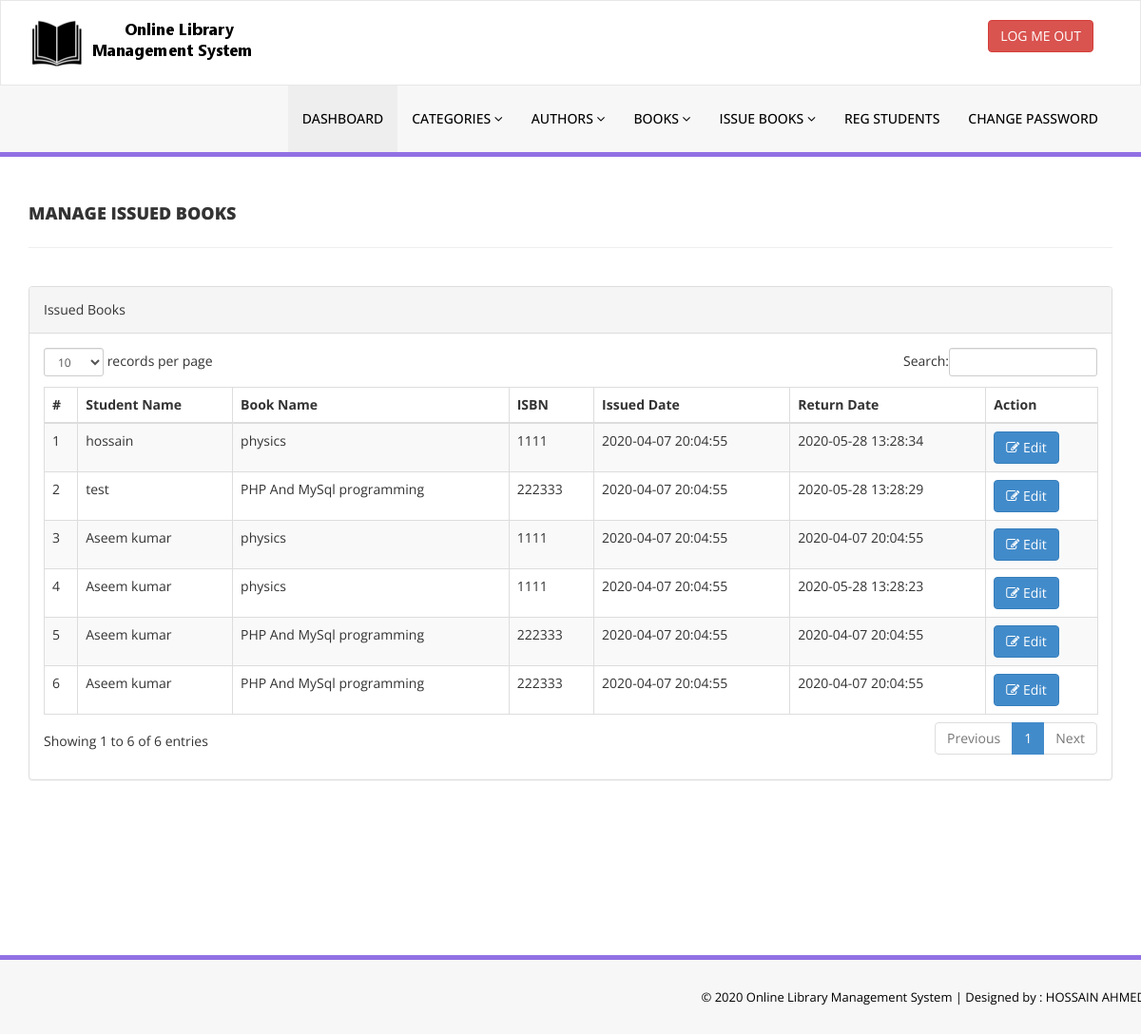
Screenshot of /admin/manage-issued-books.php (signed in) with the database file from the repository.
### tables this page shows
CREATE TABLE `tblissuedbookdetails` (
  `id` int(11) NOT NULL,
  `BookId` int(11) DEFAULT NULL,
  `StudentID` varchar(150) DEFAULT NULL,
  `IssuesDate` timestamp NULL DEFAULT current_timestamp(),
  `ReturnDate` timestamp NULL DEFAULT NULL ON UPDATE current_timestamp(),
  `RetrunStatus` int(1) DEFAULT NULL,
  `fine` int(11) DEFAULT NULL
);

CREATE TABLE `tblstudents` (
  `id` int(11) NOT NULL,
  `StudentId` varchar(100) DEFAULT NULL,
  `FullName` varchar(120) DEFAULT NULL,
  `EmailId` varchar(120) DEFAULT NULL,
  `MobileNumber` char(11) DEFAULT NULL,
  `Password` varchar(120) DEFAULT NULL,
  `Status` int(1) DEFAULT NULL,
  `RegDate` timestamp NULL DEFAULT current_timestamp(),
  `UpdationDate` timestamp NULL DEFAULT NULL ON UPDATE current_timestamp()
);

CREATE TABLE `tblbooks` (
  `id` int(11) NOT NULL,
  `BookName` varchar(255) DEFAULT NULL,
  `CatId` int(11) DEFAULT NULL,
  `AuthorId` int(11) DEFAULT NULL,
  `ISBNNumber` int(11) DEFAULT NULL,
  `BookPrice` int(11) DEFAULT NULL,
  `RegDate` timestamp NULL DEFAULT current_timestamp(),
  `UpdationDate` timestamp NULL DEFAULT NULL ON UPDATE current_timestamp()
);

### admin/manage-issued-books.php (the view, shortened to what this page needs)
<?php
include('includes/config.php');
if(strlen($_SESSION['alogin'])==0)
    {
header('location:index.php');
}
else{
    ?>
<!DOCTYPE html>
<html xmlns="http://www.w3.org/1999/xhtml">
<head>
    <link href="assets/css/bootstrap.css" rel="stylesheet" />
    <link href="assets/css/font-awesome.css" rel="stylesheet" />
    <link href="assets/js/dataTables/dataTables.bootstrap.css" rel="stylesheet" />
    <link href="assets/css/style.css" rel="stylesheet" />
</head>
<body>
<?php include('includes/header.php');?>
    <div class="content-wrapper">
         <div class="container">
        <div class="row pad-botm">
            <div class="col-md-12">
                <h4 class="header-line">Manage Issued Books</h4>
    </div>
     <div class="row">
</div>
        </div>
            <div class="row">
                <div class="col-md-12">
                    <div class="panel panel-default">
                        <div class="panel-heading">
                          Issued Books
                        </div>
                        <div class="panel-body">
                            <div class="table-responsive">
                                <table class="table table-striped table-bordered table-hover" id="dataTables-example">
                                    <thead>
                                        <tr>
                                            <th>#</th>
                                            <th>Student Name</th>
                                            <th>Book Name</th>
                                            <th>ISBN </th>
                                            <th>Issued Date</th>
                                            <th>Return Date</th>
                                            <th>Action</th>
                                        </tr>
                                    </thead>
                                    <tbody>
<?php $sql = "SELECT tblstudents.FullName,tblbooks.BookName,tblbooks.ISBNNumber,tblissuedbookdetails.IssuesDate,tblissuedbookdetails.ReturnDate,tblissuedbookdetails.id as rid from  tblissuedbookdetails join tblstudents on tblstudents.StudentId=tblissuedbookdetails.StudentId join tblbooks on tblbooks.id=tblissuedbookdetails.BookId order by tblissuedbookdetails.id desc";
$query = $dbh -> prepare($sql);
$query->execute();
$results=$query->fetchAll(PDO::FETCH_OBJ);
$cnt=1;
if($query->rowCount() > 0)
{
foreach($results as $result)
{               ?>
                                        <tr class="odd gradeX">
                                            <td class="center"><?php echo htmlentities($cnt);?></td>
                                            <td class="center"><?php echo htmlentities($result->FullName);?></td>
                                            <td class="center"><?php echo htmlentities($result->BookName);?></td>
                                            <td class="center"><?php echo htmlentities($result->ISBNNumber);?></td>
                                            <td class="center"><?php echo htmlentities($result->IssuesDate);?></td>
                                            <td class="center"><?php if($result->ReturnDate=="")
                                            {
                                                echo htmlentities("Not Return Yet");
                                            } else {
                                            echo htmlentities($result->ReturnDate);
}
                                            ?></td>
                                            <td class="center">
                                            <a href="update-issue-bookdeails.php?rid=<?php echo htmlentities($result->rid);?>"><button class="btn btn-primary"><i class="fa fa-edit "></i> Edit</button>
                                            </td>
                                        </tr>
 <?php $cnt=$cnt+1;}} ?>
                                    </tbody>
                                </table>
                            </div>
                        </div>
                    </div>
                </div>
            </div>
    </div>
    </div>
  <?php include('includes/footer.php');?>
</body>
</html>
<?php } ?>

### admin/includes/header.php (shortened to what this page needs)
<div class="navbar navbar-inverse set-radius-zero" >
        <div class="container">
            <div class="navbar-header">
                <a class="navbar-brand">
                    <img src="assets/img/logo.png" />
                </a>
            </div>
            <div class="right-div">
                <a href="logout.php" class="btn btn-danger pull-right">LOG ME OUT</a>
            </div>
        </div>
    </div>
    <section class="menu-section">
        <div class="container">
            <div class="row ">
                <div class="col-md-12">
                    <div class="navbar-collapse collapse ">
                        <ul id="menu-top" class="nav navbar-nav navbar-right">
                            <li><a href="dashboard.php" class="menu-top-active">DASHBOARD</a></li>
                            <li>
                                <a href="#" class="dropdown-toggle" id="ddlmenuItem" data-toggle="dropdown"> Categories <i class="fa fa-angle-down"></i></a>
                            </li>
                            <li>
                                <a href="#" class="dropdown-toggle" id="ddlmenuItem" data-toggle="dropdown"> Authors <i class="fa fa-angle-down"></i></a>
                            </li>
 <li>
                                <a href="#" class="dropdown-toggle" id="ddlmenuItem" data-toggle="dropdown"> Books <i class="fa fa-angle-down"></i></a>
                            </li>
                           <li>
                                <a href="#" class="dropdown-toggle" id="ddlmenuItem" data-toggle="dropdown"> Issue Books <i class="fa fa-angle-down"></i></a>
                            </li>
                             <li><a href="reg-students.php">Reg Students</a></li>
  <li><a href="change-password.php">Change Password</a></li>
                        </ul>
                    </div>
                </div>
            </div>
        </div>
    </section>

### admin/includes/footer.php
<section class="footer-section">
     <div class="container">
         <div class="row">
             <div class="col-md-12">
                &copy; 2020 Online Library Management System |<a href="#" target="_blank"  > Designed by : HOSSAIN AHMED</a>
             </div>
         </div>
     </div>
 </section>

### admin/assets/css/style.css (style rules this page uses)
.set-radius-zero { border-radius:0px; -moz-border-radius:0px; -webkit-border-radius:0px; }
.content-wrapper { margin-top: 40px; min-height:800px; padding-bottom:90px; }
.header-line { font-weight:900; padding-bottom:25px; border-bottom:1px solid #eeeeee; text-transform:uppercase; }
.pad-botm { padding-bottom:30px; }
.right-div { float: right; padding: 20px; }
#menu-top a { color:#000; text-decoration:none; font-weight:500; padding: 25px 15px 25px 15px; text-transform:uppercase; }
.menu-section { background-color: #f7f7f7; border-bottom:5px solid #9170E4; width:100% }
.menu-top-active { background-color:#eeeeee; }
.navbar-inverse { background-color: #FFF; border-color: rgba(155, 153, 153, 0.23); }
.navbar { min-height: 90px; margin-bottom: 0px; }
.footer-section { padding:25px 50px 25px 50px; color:#000; font-size:13px; background-color: #f7f7f7; text-align:right; border-top:5px solid #9170E4; }
.footer-section a, .footer-section a:hover { color:#000; }

### rows the page displays
tblissuedbookdetails: tblstudents.FullName "hossain", BookId.BookName "physics", BookId.ISBNNumber "1111", IssuesDate "2020-04-07 20:04:55", ReturnDate "2020-05-28 13:28:34"
tblissuedbookdetails: tblstudents.FullName "test", BookId.BookName "PHP And MySql programming", BookId.ISBNNumber "222333", IssuesDate "2020-04-07 20:04:55", ReturnDate "2020-05-28 13:28:29"
tblissuedbookdetails: tblstudents.FullName "Aseem kumar", BookId.BookName "physics", BookId.ISBNNumber "1111", IssuesDate "2020-04-07 20:04:55", ReturnDate "2020-04-07 20:04:55"
tblissuedbookdetails: tblstudents.FullName "Aseem kumar", BookId.BookName "physics", BookId.ISBNNumber "1111", IssuesDate "2020-04-07 20:04:55", ReturnDate "2020-05-28 13:28:23"
tblissuedbookdetails: tblstudents.FullName "Aseem kumar", BookId.BookName "PHP And MySql programming", BookId.ISBNNumber "222333", IssuesDate "2020-04-07 20:04:55", ReturnDate "2020-04-07 20:04:55"
tblissuedbookdetails: tblstudents.FullName "Aseem kumar", BookId.BookName "PHP And MySql programming", BookId.ISBNNumber "222333", IssuesDate "2020-04-07 20:04:55", ReturnDate "2020-04-07 20:04:55"
